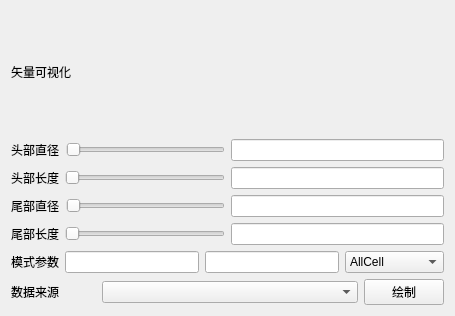
<?xml version="1.0" encoding="UTF-8"?>
<ui version="4.0">
 <class>igVector</class>
 <widget class="QWidget" name="igVector">
  <property name="geometry">
   <rect>
    <x>0</x>
    <y>0</y>
    <width>455</width>
    <height>316</height>
   </rect>
  </property>
  <property name="sizePolicy">
   <sizepolicy hsizetype="Expanding" vsizetype="Expanding">
    <horstretch>0</horstretch>
    <verstretch>0</verstretch>
   </sizepolicy>
  </property>
  <property name="minimumSize">
   <size>
    <width>312</width>
    <height>170</height>
   </size>
  </property>
  <property name="windowTitle">
   <string>Form</string>
  </property>
  <layout class="QVBoxLayout" name="verticalLayout_2">
   <item>
    <layout class="QVBoxLayout" name="verticalLayout">
     <item>
      <widget class="QLabel" name="label">
       <property name="text">
        <string>矢量可视化</string>
       </property>
      </widget>
     </item>
     <item>
      <layout class="QHBoxLayout" name="horizontalLayout_2">
       <item>
        <layout class="QHBoxLayout" name="horizontalLayout">
         <item>
          <widget class="QLabel" name="label_2">
           <property name="text">
            <string>头部直径</string>
           </property>
          </widget>
         </item>
         <item>
          <widget class="QSlider" name="headRSlider">
           <property name="orientation">
            <enum>Qt::Horizontal</enum>
           </property>
          </widget>
         </item>
        </layout>
       </item>
       <item>
        <widget class="QLineEdit" name="headRlineEdit"/>
       </item>
      </layout>
     </item>
     <item>
      <layout class="QHBoxLayout" name="horizontalLayout_6">
       <item>
        <layout class="QHBoxLayout" name="horizontalLayout_3">
         <item>
          <widget class="QLabel" name="label_3">
           <property name="text">
            <string>头部长度</string>
           </property>
          </widget>
         </item>
         <item>
          <widget class="QSlider" name="headLSlider_2">
           <property name="orientation">
            <enum>Qt::Horizontal</enum>
           </property>
          </widget>
         </item>
        </layout>
       </item>
       <item>
        <widget class="QLineEdit" name="headLlineEdit"/>
       </item>
      </layout>
     </item>
     <item>
      <layout class="QHBoxLayout" name="horizontalLayout_8">
       <item>
        <layout class="QHBoxLayout" name="horizontalLayout_4">
         <item>
          <widget class="QLabel" name="label_4">
           <property name="text">
            <string>尾部直径</string>
           </property>
          </widget>
         </item>
         <item>
          <widget class="QSlider" name="tailRSlider_3">
           <property name="orientation">
            <enum>Qt::Horizontal</enum>
           </property>
          </widget>
         </item>
        </layout>
       </item>
       <item>
        <widget class="QLineEdit" name="tailRlineEdit"/>
       </item>
      </layout>
     </item>
     <item>
      <layout class="QHBoxLayout" name="horizontalLayout_10">
       <item>
        <layout class="QHBoxLayout" name="horizontalLayout_5">
         <item>
          <widget class="QLabel" name="label_5">
           <property name="text">
            <string>尾部长度</string>
           </property>
          </widget>
         </item>
         <item>
          <widget class="QSlider" name="tailLSlider_4">
           <property name="orientation">
            <enum>Qt::Horizontal</enum>
           </property>
          </widget>
         </item>
        </layout>
       </item>
       <item>
        <widget class="QLineEdit" name="tailLlineEdit"/>
       </item>
      </layout>
     </item>
     <item>
      <layout class="QHBoxLayout" name="horizontalLayout_9">
       <item>
        <widget class="QLabel" name="label_7">
         <property name="text">
          <string>模式参数</string>
         </property>
        </widget>
       </item>
       <item>
        <widget class="QLineEdit" name="lineEdit"/>
       </item>
       <item>
        <widget class="QLineEdit" name="lineEdit_2"/>
       </item>
       <item>
        <widget class="QComboBox" name="comboBox_2">
         <item>
          <property name="text">
           <string>AllCell</string>
          </property>
         </item>
         <item>
          <property name="text">
           <string>CellInRange</string>
          </property>
         </item>
         <item>
          <property name="text">
           <string>EveryNth</string>
          </property>
         </item>
        </widget>
       </item>
      </layout>
     </item>
     <item>
      <layout class="QHBoxLayout" name="horizontalLayout_7" stretch="1,3,0">
       <item>
        <widget class="QLabel" name="label_6">
         <property name="text">
          <string>数据来源</string>
         </property>
        </widget>
       </item>
       <item>
        <widget class="QComboBox" name="comboBox"/>
       </item>
       <item>
        <widget class="QPushButton" name="DrawButton">
         <property name="text">
          <string>绘制</string>
         </property>
        </widget>
       </item>
      </layout>
     </item>
    </layout>
   </item>
  </layout>
 </widget>
 <resources/>
 <connections/>
</ui>
